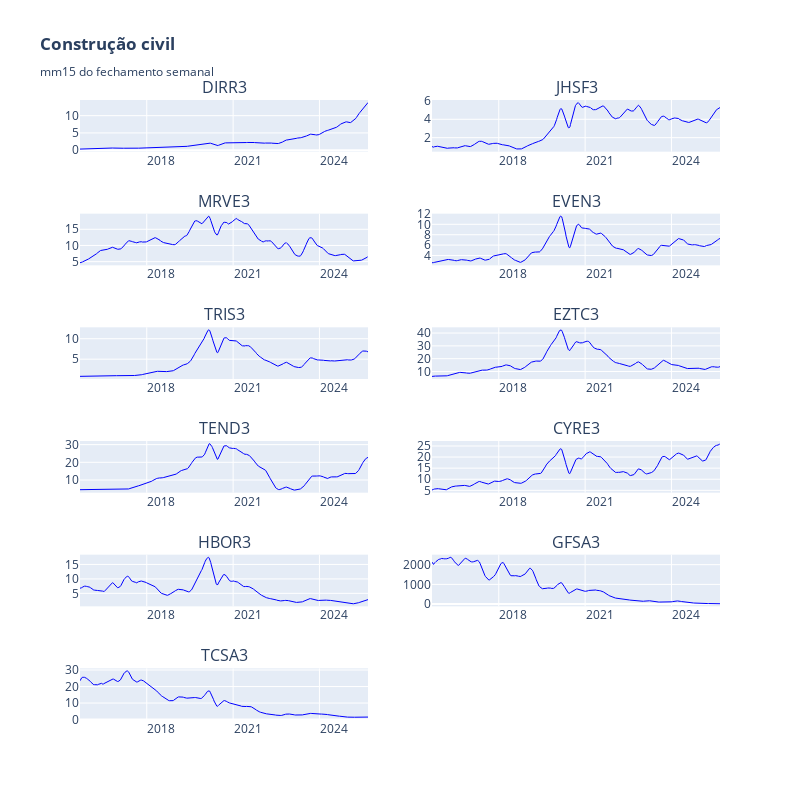

Notebook code cell kept with this figure:
### Code cell
# grafico
height=800
width=800

mma = 15

fig = make_subplots(
    rows=math.ceil(len(tickers)/2), cols=2, shared_xaxes=False, 
    subplot_titles=[ticker.replace(".SA", "") for ticker in tickers],  # Remove ".SA"
    vertical_spacing=0.1
)

for i, ticker in enumerate(tickers):
    df = data_dict[ticker][('Close', ticker)]  # Reutiliza os dados já baixados
    avg = df.rolling(window=mma, min_periods=1).mean()
    
    row = (i // 2) + 1
    col = (i % 2) + 1

    # fig.add_trace(go.Candlestick(
    #     x=df.index, open=df.Open, high=df.High, low=df.Low, close=df.Close,
    #     name=ticker, showlegend=False), row=row, col=col)

    fig.add_trace(go.Scatter(
        x=df.index, y=avg, mode='lines',
        line=dict(color='blue', width=1),
        name="Média", showlegend=False), row=row, col=col)

fig.update_layout(title_text=f"<b>Construção civil</b><br><sub>mm{mma} do fechamento semanal</sub>",
                  height= height, width=width)
fig.update_xaxes(rangeslider_visible=False,
    tickformat="%Y",  # Mostrar apenas o ano
    dtick="M36",  # Intervalo de meses entre os ticks
    ticklabelmode="period"  # Coloca o rótulo no início do período)
)
fig.show()

### Figure 1 — Plotly figure (JSON) as saved in the notebook; plotly's stock layout.template omitted (floating-point values rounded to 4 significant figures; data arrays with more than 128 entries replaced by an {"elided": "..."} marker saying what was removed)
{"data": [{"line": {"color": "blue", "width": 1}, "mode": "lines", "name": "Média", "showlegend": false, "type": "scatter", "x": {"elided": "523 str values"}, "xaxis": "x", "y": {"elided": "523 float values"}, "yaxis": "y"}, {"line": {"color": "blue", "width": 1}, "mode": "lines", "name": "Média", "showlegend": false, "type": "scatter", "x": {"elided": "523 str values"}, "xaxis": "x2", "y": {"elided": "523 float values"}, "yaxis": "y2"}, {"line": {"color": "blue", "width": 1}, "mode": "lines", "name": "Média", "showlegend": false, "type": "scatter", "x": {"elided": "523 str values"}, "xaxis": "x3", "y": {"elided": "523 float values"}, "yaxis": "y3"}, {"line": {"color": "blue", "width": 1}, "mode": "lines", "name": "Média", "showlegend": false, "type": "scatter", "x": {"elided": "523 str values"}, "xaxis": "x4", "y": {"elided": "523 float values"}, "yaxis": "y4"}, {"line": {"color": "blue", "width": 1}, "mode": "lines", "name": "Média", "showlegend": false, "type": "scatter", "x": {"elided": "523 str values"}, "xaxis": "x5", "y": {"elided": "523 float values"}, "yaxis": "y5"}, {"line": {"color": "blue", "width": 1}, "mode": "lines", "name": "Média", "showlegend": false, "type": "scatter", "x": {"elided": "523 str values"}, "xaxis": "x6", "y": {"elided": "523 float values"}, "yaxis": "y6"}, {"line": {"color": "blue", "width": 1}, "mode": "lines", "name": "Média", "showlegend": false, "type": "scatter", "x": {"elided": "523 str values"}, "xaxis": "x7", "y": {"elided": "523 float values"}, "yaxis": "y7"}, {"line": {"color": "blue", "width": 1}, "mode": "lines", "name": "Média", "showlegend": false, "type": "scatter", "x": {"elided": "523 str values"}, "xaxis": "x8", "y": {"elided": "523 float values"}, "yaxis": "y8"}, {"line": {"color": "blue", "width": 1}, "mode": "lines", "name": "Média", "showlegend": false, "type": "scatter", "x": {"elided": "523 str values"}, "xaxis": "x9", "y": {"elided": "523 float values"}, "yaxis": "y9"}, {"line": {"color": "blue", "width": 1}, "mode": "lines", "name": "Média", "showlegend": false, "type": "scatter", "x": {"elided": "523 str values"}, "xaxis": "x10", "y": {"elided": "523 float values"}, "yaxis": "y10"}, {"line": {"color": "blue", "width": 1}, "mode": "lines", "name": "Média", "showlegend": false, "type": "scatter", "x": {"elided": "523 str values"}, "xaxis": "x11", "y": {"elided": "523 float values"}, "yaxis": "y11"}], "layout": {"annotations": [{"font": {"size": 16}, "showarrow": false, "text": "DIRR3", "x": 0.225, "xanchor": "center", "xref": "paper", "y": 1, "yanchor": "bottom", "yref": "paper"}, {"font": {"size": 16}, "showarrow": false, "text": "JHSF3", "x": 0.775, "xanchor": "center", "xref": "paper", "y": 1, "yanchor": "bottom", "yref": "paper"}, {"font": {"size": 16}, "showarrow": false, "text": "MRVE3", "x": 0.225, "xanchor": "center", "xref": "paper", "y": 0.8167, "yanchor": "bottom", "yref": "paper"}, {"font": {"size": 16}, "showarrow": false, "text": "EVEN3", "x": 0.775, "xanchor": "center", "xref": "paper", "y": 0.8167, "yanchor": "bottom", "yref": "paper"}, {"font": {"size": 16}, "showarrow": false, "text": "TRIS3", "x": 0.225, "xanchor": "center", "xref": "paper", "y": 0.6333, "yanchor": "bottom", "yref": "paper"}, {"font": {"size": 16}, "showarrow": false, "text": "EZTC3", "x": 0.775, "xanchor": "center", "xref": "paper", "y": 0.6333, "yanchor": "bottom", "yref": "paper"}, {"font": {"size": 16}, "showarrow": false, "text": "TEND3", "x": 0.225, "xanchor": "center", "xref": "paper", "y": 0.45, "yanchor": "bottom", "yref": "paper"}, {"font": {"size": 16}, "showarrow": false, "text": "CYRE3", "x": 0.775, "xanchor": "center", "xref": "paper", "y": 0.45, "yanchor": "bottom", "yref": "paper"}, {"font": {"size": 16}, "showarrow": false, "text": "HBOR3", "x": 0.225, "xanchor": "center", "xref": "paper", "y": 0.2667, "yanchor": "bottom", "yref": "paper"}, {"font": {"size": 16}, "showarrow": false, "text": "GFSA3", "x": 0.775, "xanchor": "center", "xref": "paper", "y": 0.2667, "yanchor": "bottom", "yref": "paper"}, {"font": {"size": 16}, "showarrow": false, "text": "TCSA3", "x": 0.225, "xanchor": "center", "xref": "paper", "y": 0.08333, "yanchor": "bottom", "yref": "paper"}], "height": 800, "title": {"text": "<b>Construção civil</b><br><sub>mm15 do fechamento semanal</sub>"}, "width": 800, "xaxis": {"anchor": "y", "domain": [0, 0.45], "dtick": "M36", "rangeslider": {"visible": false}, "tickformat": "%Y", "ticklabelmode": "period"}, "xaxis10": {"anchor": "y10", "domain": [0.55, 1], "dtick": "M36", "rangeslider": {"visible": false}, "tickformat": "%Y", "ticklabelmode": "period"}, "xaxis11": {"anchor": "y11", "domain": [0, 0.45], "dtick": "M36", "rangeslider": {"visible": false}, "tickformat": "%Y", "ticklabelmode": "period"}, "xaxis12": {"anchor": "y12", "domain": [0.55, 1], "dtick": "M36", "rangeslider": {"visible": false}, "tickformat": "%Y", "ticklabelmode": "period"}, "xaxis2": {"anchor": "y2", "domain": [0.55, 1], "dtick": "M36", "rangeslider": {"visible": false}, "tickformat": "%Y", "ticklabelmode": "period"}, "xaxis3": {"anchor": "y3", "domain": [0, 0.45], "dtick": "M36", "rangeslider": {"visible": false}, "tickformat": "%Y", "ticklabelmode": "period"}, "xaxis4": {"anchor": "y4", "domain": [0.55, 1], "dtick": "M36", "rangeslider": {"visible": false}, "tickformat": "%Y", "ticklabelmode": "period"}, "xaxis5": {"anchor": "y5", "domain": [0, 0.45], "dtick": "M36", "rangeslider": {"visible": false}, "tickformat": "%Y", "ticklabelmode": "period"}, "xaxis6": {"anchor": "y6", "domain": [0.55, 1], "dtick": "M36", "rangeslider": {"visible": false}, "tickformat": "%Y", "ticklabelmode": "period"}, "xaxis7": {"anchor": "y7", "domain": [0, 0.45], "dtick": "M36", "rangeslider": {"visible": false}, "tickformat": "%Y", "ticklabelmode": "period"}, "xaxis8": {"anchor": "y8", "domain": [0.55, 1], "dtick": "M36", "rangeslider": {"visible": false}, "tickformat": "%Y", "ticklabelmode": "period"}, "xaxis9": {"anchor": "y9", "domain": [0, 0.45], "dtick": "M36", "rangeslider": {"visible": false}, "tickformat": "%Y", "ticklabelmode": "period"}, "yaxis": {"anchor": "x", "domain": [0.9167, 1]}, "yaxis10": {"anchor": "x10", "domain": [0.1833, 0.2667]}, "yaxis11": {"anchor": "x11", "domain": [0, 0.08333]}, "yaxis12": {"anchor": "x12", "domain": [0, 0.08333]}, "yaxis2": {"anchor": "x2", "domain": [0.9167, 1]}, "yaxis3": {"anchor": "x3", "domain": [0.7333, 0.8167]}, "yaxis4": {"anchor": "x4", "domain": [0.7333, 0.8167]}, "yaxis5": {"anchor": "x5", "domain": [0.55, 0.6333]}, "yaxis6": {"anchor": "x6", "domain": [0.55, 0.6333]}, "yaxis7": {"anchor": "x7", "domain": [0.3667, 0.45]}, "yaxis8": {"anchor": "x8", "domain": [0.3667, 0.45]}, "yaxis9": {"anchor": "x9", "domain": [0.1833, 0.2667]}}}
